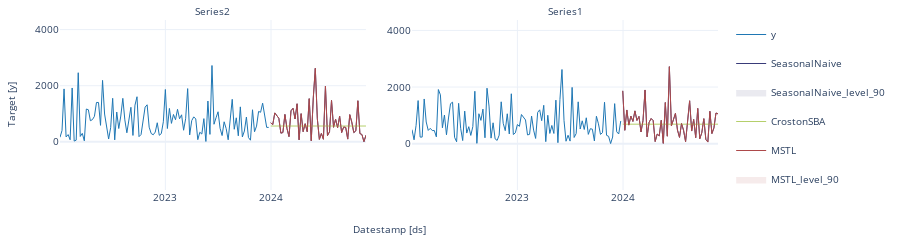

Here is the notebook cell this chart was saved with:
### Markdown cell above
You can further explore your results by plotting the unique_ids where a specific model wins.

### Code cell
seasonal_ids = evaluation_df.query('best_model == "CrostonSBA"').index
sf.plot(df,forecasts_df, unique_ids=seasonal_ids, models=["SeasonalNaive","CrostonSBA","MSTL"])
